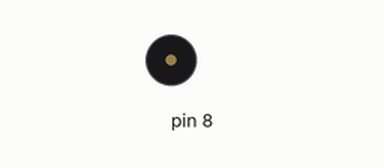
A sketch run on a simulated Arduino Uno, built with avr-gcc and run on an emulated ATmega328P. Shown: buzzer (waves = sounding).

Above: at 0.1 s.
Timing chart, 0 to 22.5 s (numbered marks = the images above):
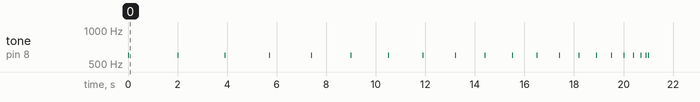

The sketch:

Projet6.ino
```cpp
float time=2000;

void setup(){
}

void loop(){
  /*Lets make a BOMB */
  tone(8,600,20);
  delay(time);
  time=time-100;
}
```

Measured:
- by itself, tone on pin 8: plays 600 Hz for 0.02 s, 600 Hz for 0.02 s, 600 Hz for 0.02 s, 600 Hz for 0.02 s, 600 Hz for 0.02 s, 600 Hz for 0.02 s … (21 notes in this stretch)
